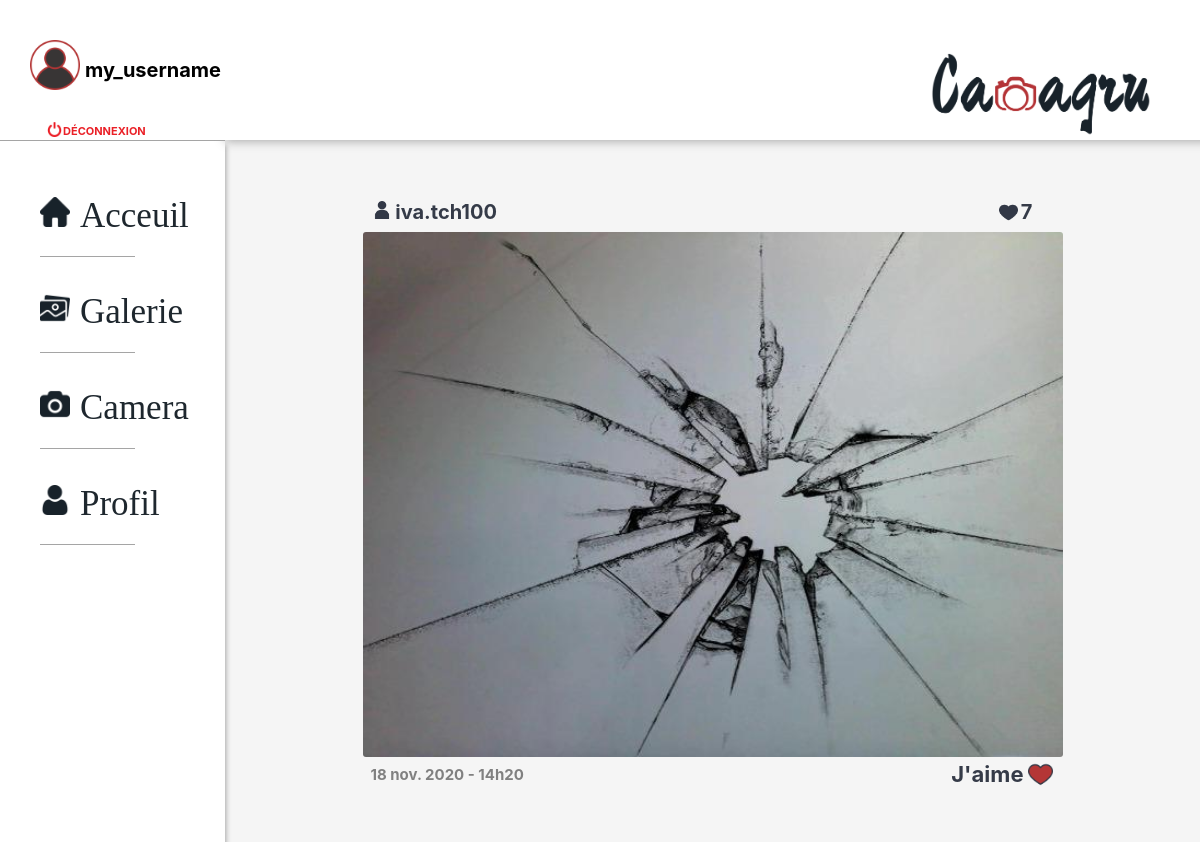
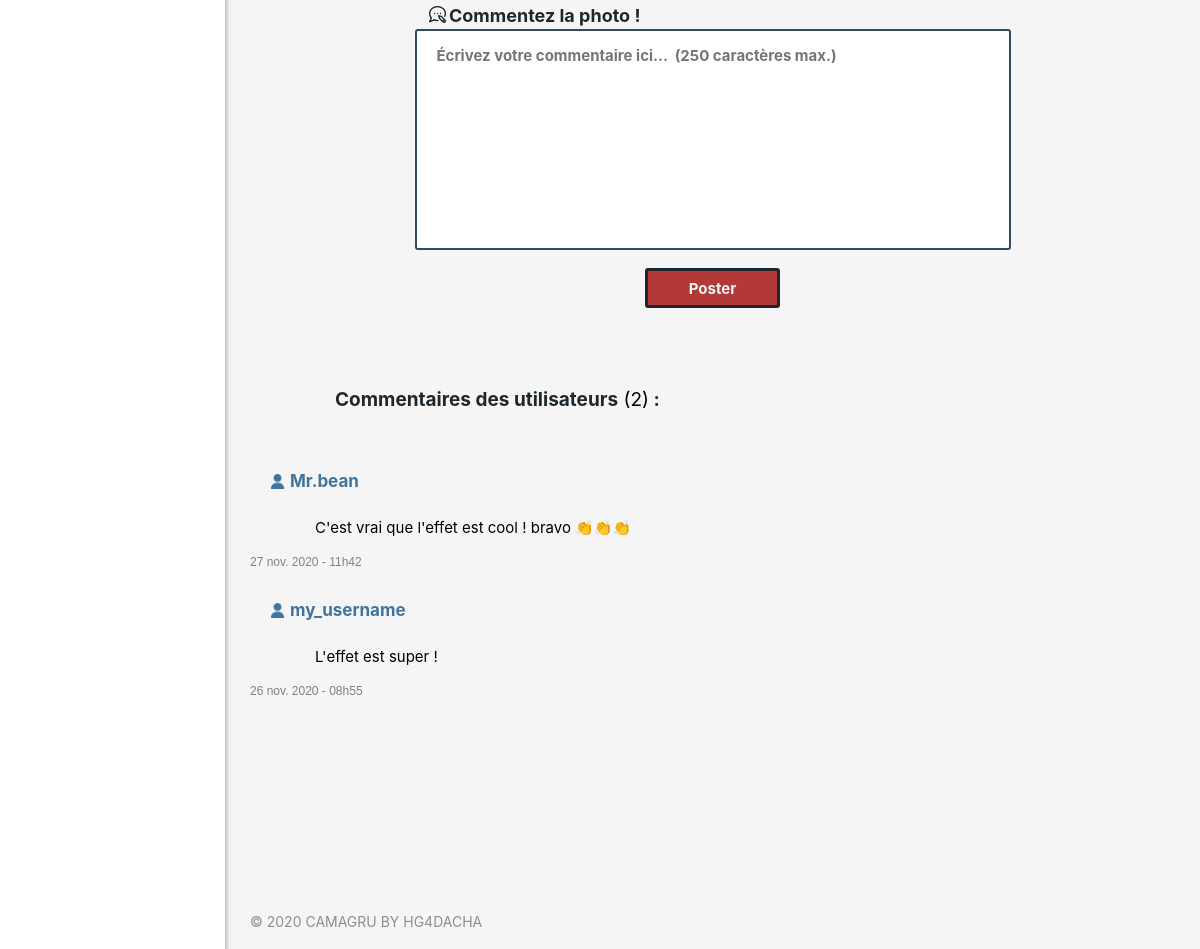
Page /view/picture.php?username=iva.tch100&pictureID=234821606275 (signed in) on the committed database (2 pictures, top to bottom).
### tables this page shows
CREATE TABLE `user_pictures` (
  `id` int(11) NOT NULL,
  `id_user` int(11) NOT NULL,
  `picture_id` varchar(255) NOT NULL,
  `picture_path` varchar(255) NOT NULL,
  `hour_picture` varchar(255) NOT NULL,
  `date_picture` varchar(255) NOT NULL
);

CREATE TABLE `comments` (
  `id` int(11) NOT NULL,
  `picture_id` varchar(255) NOT NULL,
  `author_id` int(11) NOT NULL,
  `id_picture_user` int(11) NOT NULL,
  `comment` varchar(255) NOT NULL,
  `hour_comment` varchar(255) NOT NULL,
  `date_comment` varchar(255) NOT NULL
);

CREATE TABLE `users` (
  `id` int(11) NOT NULL,
  `lastname` varchar(255) NOT NULL,
  `firstname` varchar(255) NOT NULL,
  `email` varchar(255) NOT NULL,
  `username` varchar(255) NOT NULL,
  `passwordUsr` varchar(255) NOT NULL,
  `notif` tinyint(1) NOT NULL,
  `keyUsr` varchar(255) NOT NULL,
  `tokenUsr` tinyint(1) NOT NULL,
  `idCTRL` varchar(255) NOT NULL
);

### controller/picture_get.php (called while the page is built)
<?php
require_once($_SERVER['DOCUMENT_ROOT']."/camagru/model/sqlFunctions.php");
if((isset($_GET['username']) && isset($_GET['pictureID'])) && (!empty($_GET['username']) && !empty($_GET['pictureID'])))
{
    $username = htmlspecialchars($_GET['username']);
    $pictureID = htmlspecialchars($_GET['pictureID']);
    $idUsr = recup_idUsr_byUsrname($username);
    $idUsr = intval($idUsr[0]);
    $match = id_and_username_verif($idUsr, $pictureID);
    if ($match === 1) {
        $picture = recup_pict_info($idUsr, $pictureID);
        $usrName = $username;
        $idPict = $pictureID;
        $comments = get_comments($idPict);
        $numbComments = get_comments_number($idPict);
        function idUsername($id_user) {
            $id_user = intval($id_user);
            return recup_username_byID($id_user);
        }
        function checkLike($id_user, $picture_id) {
            $id_user = intval($id_user);
            return check_like_user($id_user, $picture_id);
        }
        function checkNumbLikes($picture_id) {
            return check_numb_like($picture_id);
        }
    }
    else {
        header('location: /camagru/view/404.html');
    }
}
else
{
    header('location: /camagru/view/home.php');
    exit;
}
?>

### model/sqlFunctions.php (called while the page is built, shortened)
<?php
function recup_username_byID($id_user) {
    $dbc = db_connex();
    $reqID = $dbc->prepare("SELECT username FROM users WHERE id = :id_user");
    $reqID->bindValue(':id_user', $id_user, PDO::PARAM_INT);
    $reqID->execute();
    return $reqID->fetch();
}
function recup_idUsr_byUsrname($usrName) {
    $dbc = db_connex();
    $reqID = $dbc->prepare("SELECT id FROM users WHERE username = :usrName");
    $reqID->bindValue(':usrName', $usrName, PDO::PARAM_STR);
    $reqID->execute();
    return $reqID->fetch();
}
function recup_pict_info($idUsr, $idPict) {
    $dbc = db_connex();
    $reqCtrl = $dbc->prepare("SELECT * FROM user_pictures WHERE id_user = :idUsr AND picture_id = :idPict");
    $reqCtrl->bindValue(':idUsr', $idUsr, PDO::PARAM_INT);
    $reqCtrl->bindValue(':idPict', $idPict, PDO::PARAM_STR);
    $reqCtrl->execute();
    return $reqCtrl->fetch();
}
function get_comments($picture_id)
{
    $dbc = db_connex();
    $reqCtrl = $dbc->prepare("SELECT author_id, comment, hour_comment, date_comment FROM comments WHERE picture_id = :picture_id ORDER BY id DESC");
    $reqCtrl->bindValue(':picture_id', $picture_id, PDO::PARAM_STR);
    $reqCtrl->execute();
    return $reqCtrl->fetchAll();
}
function get_comments_number($picture_id)
{
    $dbc = db_connex();
    $reqCtrl = $dbc->prepare("SELECT id FROM comments WHERE picture_id = :picture_id");
    $reqCtrl->bindValue(':picture_id', $picture_id, PDO::PARAM_STR);
    $reqCtrl->execute();
    return $reqCtrl->rowCount();
}
function check_like_user($id_user, $picture_id)
{
    $dbc = db_connex();
    $reqCtrl = $dbc->prepare("SELECT id FROM likes WHERE picture_id = :picture_id AND id_user = :id_user");
    $reqCtrl->bindValue(':picture_id', $picture_id, PDO::PARAM_STR);
    $reqCtrl->bindValue(':id_user', $id_user, PDO::PARAM_INT);
    $reqCtrl->execute();
    return $reqCtrl->rowCount();
}
function check_numb_like($picture_id)
{
    $dbc = db_connex();
    $reqCtrl = $dbc->prepare("SELECT id FROM likes WHERE picture_id = :picture_id");
    $reqCtrl->bindValue(':picture_id', $picture_id, PDO::PARAM_STR);
    $reqCtrl->execute();
    return $reqCtrl->rowCount();
}
?>

### view/picture.php (the view, shortened to what this page needs)
<?php
require_once($_SERVER['DOCUMENT_ROOT']."/camagru/controller/picture_get.php");
?>
<!DOCTYPE html>
<html lang="en">
<head>
    <link rel="stylesheet" href="/camagru/public/css/picture.css" />
</head>
<body>
    <div id="contenu">
        <?php include("includes/header.php") ?>
        <nav>
            <ul>
                <li class="this"><a href="/camagru/view/home.php" class="this"><img id="home" src="/camagru/public/pictures/home_black.png" alt="Acceuil">Acceuil</a></li>
                <div class="border"></div>
                <li class="other"><a href="/camagru/view/gallery.php" class="other"><img id="gallery" src="/camagru/public/pictures/gallery_black.png" alt="Galerie">Galerie</a></li>
                <div class="border"></div>
                <li class="other"><a href="/camagru/view/camera.php" class="other"><img id="camera" src="/camagru/public/pictures/camera_black.png" alt="Camera">Camera</a></li>
                <div class="border"></div>
                <li class="other"><a href="/camagru/view/profile.php" class="other"><img id="profile" src="/camagru/public/pictures/profile_black.png" alt="Profile">Profil</a></li>
                <div class="border"></div>
            </ul>
        </nav>
        <section>
            <div id="left">
                <div id="usrname-and-likes">
                    <div>
                        <h1 id="picture-of">
                            <img id="logo-username" src="/camagru/public/pictures/logo-username.png" alt="logo-username">
                        <?= $usrName ?></h1>
                    </div>
                    <div id="likes-number">
                    <img id="likes-likes" src="/camagru/public/pictures/like02.png" alt="likes">
                    <p id="number-of-likes"><?php echo(checkNumbLikes($idPict)); ?></p>
                    </div>
                </div>
                <img id="<?= $idPict ?>" class="usr-image" src="<?= $picture['picture_path'] ?>" alt="Photo de <?= $usrName ?>">
                <div id="time-and-like">
                    <span id="time"><?=$picture['date_picture'].' - '.$picture['hour_picture'] ?></span>
                    <div id="liker-and-heart">
                        <p id="liker">J'aime</p>
                        <?php if (isset($_SESSION['id'])) {
                                $like_state = checkLike($_SESSION['id'], $idPict);
                                if ($like_state == 0) { ?>
                        <img id="heart" src="/camagru/public/pictures/like00.png" alt="like">
                        <?php   } else if ($like_state == 1) { ?>
                        <img id="heart" src="/camagru/public/pictures/like01.png" alt="like">
                        <?php   }
                            } ?>
                    </div>
                </div>
            </div>
            <form id="form-submit">
                <div id="form-div">
                    <label for="champs" id="comment-picture"><img id="comment-logo" src="/camagru/public/pictures/comments00.png" alt="commentaire">Commentez la photo !</label>
                    <textarea id="champs" name="comment" placeholder="Écrivez votre commentaire ici...  (250 caractères max.)" maxlength="250" required></textarea>
                    <button id="button">Poster</button>
                </div>
            </form>
            <div id="users-comments">
                <h2 id="usrCom-tittle">Commentaires des utilisateurs<span id="number-of-com"><?php if ($numbComments > 0) { echo(' ('.$numbComments.')'); } ?></span> :</h2>
                <?php if ($comments == NULL) { ?>
                <p id="no-photo">Cette photo n'as pas encore de commentaires</p>
                <?php } else { ?>
                <div id="com-com">
                    <?php foreach($comments as $comm) { ?>
                        <div class="comment-div">
                            <div class="logo-user-div">
                                <img class="logo-username2" src="/camagru/public/pictures/logo-username2.png" alt="logo">
                                <h3 class="author-comm"><?php $autho_comment = idUsername($comm['author_id']); echo($autho_comment[0]); ?></h3>
                            </div>
                            <p class="comment_author"><?= $comm['comment'] ?></p>
                            <small class="comment-time"><?= $comm['date_comment'].' - '.$comm['hour_comment'] ?></small>
                        </div>
                    <?php } } ?>
                </div>
            </div>
        </section>
        <?php include("includes/footer.php") ?>
    </div>
</body>
</html>

### rows in the picture
user_pictures: picture_path (picture), date_picture "18 nov. 2020", hour_picture "14h20"
comments: author.username "Mr.bean", comment "C'est vrai que l'effet est cool ! bravo 👏👏👏", date_comment "27 nov. 2020", hour_comment "11h42"
comments: author.username "my_username", comment "L'effet est super !", date_comment "26 nov. 2020", hour_comment "08h55"

### other values in the picture
$_SESSION['username'] "my_username"
$usrName "iva.tch100"
checkNumbLikes($idPict) "7"
$numbComments "2"
